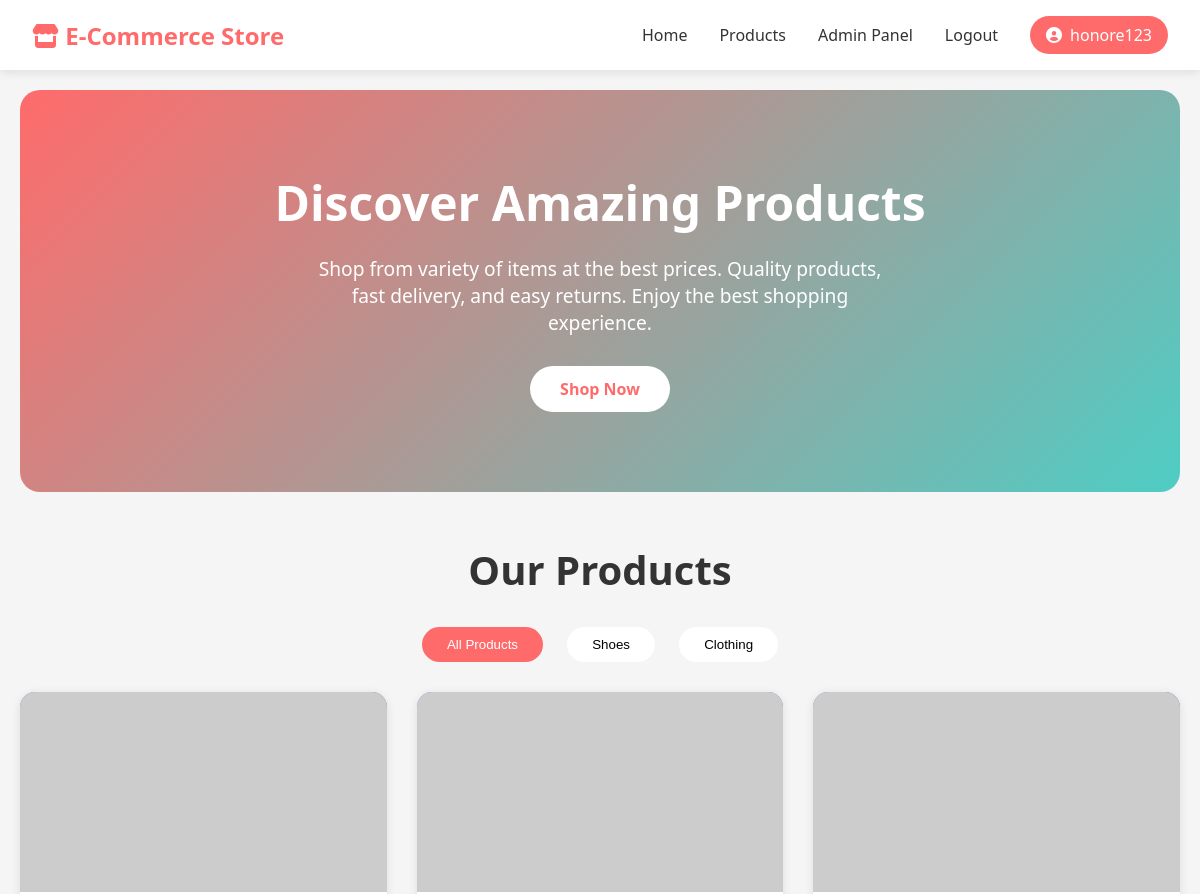
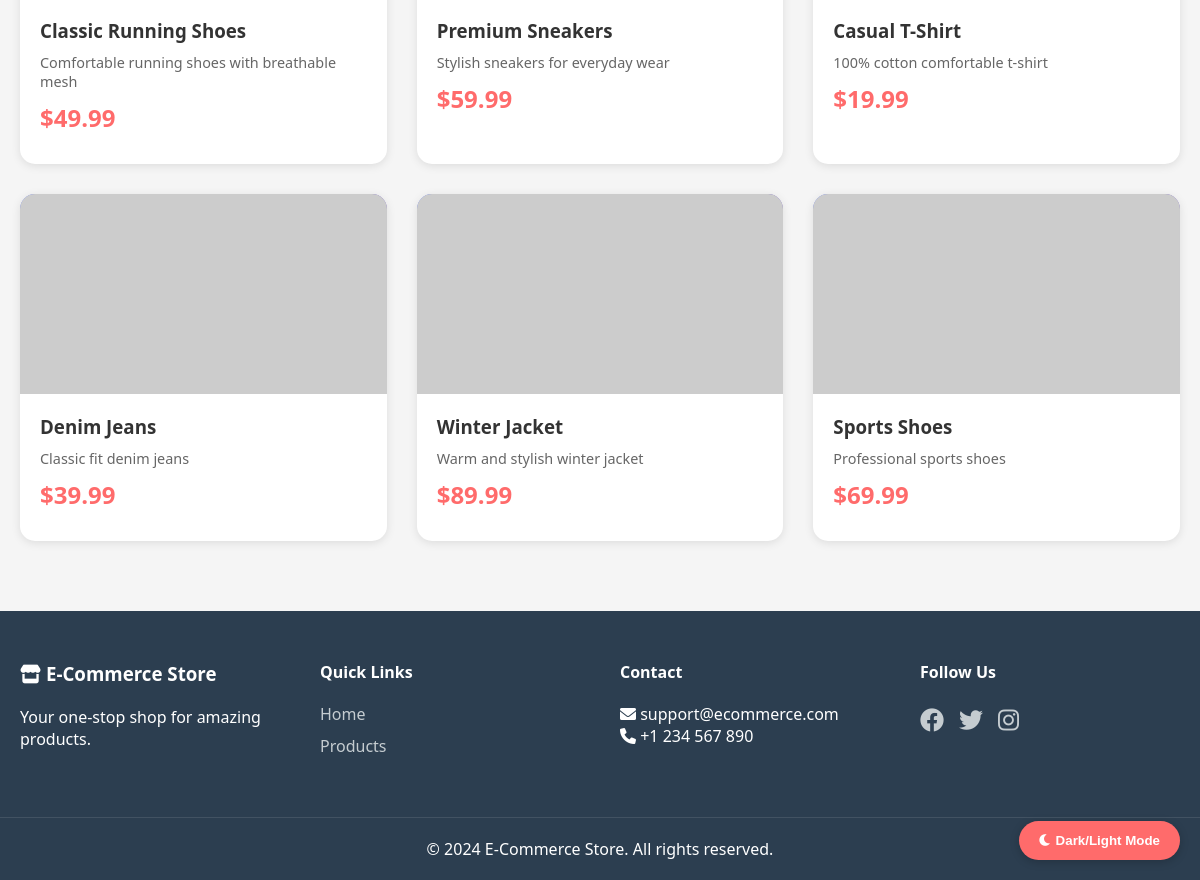
The page / (signed in) on the database its author committed (2 pictures, top to bottom).
### tables this page shows
CREATE TABLE products (
    id INT PRIMARY KEY AUTO_INCREMENT,
    name VARCHAR(100) NOT NULL,
    description TEXT,
    price DECIMAL(10,2) NOT NULL,
    category VARCHAR(50) NOT NULL,
    image VARCHAR(255) DEFAULT 'default-product.jpg',
    created_at TIMESTAMP DEFAULT CURRENT_TIMESTAMP
);

### index.php (the view, shortened to what this page needs)
<?php
require_once 'config/database.php';
$stmt = $pdo->query("SELECT * FROM products ORDER BY created_at DESC");
$products = $stmt->fetchAll();
?>
<!DOCTYPE html>
<html lang="en">
<head>
    <link href="https://cdnjs.cloudflare.com/ajax/libs/font-awesome/6.0.0/css/all.min.css" rel="stylesheet">
</head>
<body>
<nav class="navbar">
    <div class="nav-container">
        <a href="index.php" class="nav-logo"><i class="fas fa-store"></i> E-Commerce Store</a>
        <div class="nav-menu">
            <a href="index.php" class="nav-link">Home</a>
            <a href="#products" class="nav-link">Products</a>
            <?php if (isset($_SESSION['user_id'])): ?>
                <?php if (isset($_SESSION['role']) && $_SESSION['role'] === 'admin'): ?>
                    <a href="admin/dashboard.php" class="nav-link">Admin Panel</a>
                <?php else: ?>
                    <a href="user/dashboard.php" class="nav-link">My Account</a>
                <?php endif; ?>
                <a href="logout.php" class="nav-link">Logout</a>
                <span class="nav-user"><i class="fas fa-user-circle"></i> <?php echo htmlspecialchars($_SESSION['username']); ?></span>
            <?php else: ?>
                <a href="login.php" class="nav-link">Login</a>
                <a href="register.php" class="nav-link">Register</a>
            <?php endif; ?>
        </div>
    </div>
</nav>
<main>
    <div class="container">
        <div class="hero-section">
            <h1>Discover Amazing Products</h1>
            <p>Shop from variety of items at the best prices. Quality products, fast delivery, and easy returns. Enjoy the best shopping experience.</p>
            <?php if (!isset($_SESSION['user_id'])): ?>
                <div class="hero-buttons">
                    <a href="register.php" class="btn btn-primary">Get Started</a>
                    <a href="login.php" class="btn btn-secondary">Login</a>
                </div>
            <?php else: ?>
                <div class="hero-buttons">
                    <a href="#products" class="btn btn-primary">Shop Now</a>
                </div>
            <?php endif; ?>
        </div>
        <div class="products-section" id="products">
            <h2>Our Products</h2>
            <div class="category-tabs">
                <button class="tab-btn active" data-category="all">All Products</button>
                <button class="tab-btn" data-category="shoes">Shoes</button>
                <button class="tab-btn" data-category="clothing">Clothing</button>
            </div>
            <div class="products-grid">
                <?php foreach ($products as $product): ?>
                    <div class="product-card" data-category="<?php echo $product['category']; ?>">
                        <div class="product-image">
                            <img src="assets/uploads/<?php echo $product['image']; ?>" alt="<?php echo $product['name']; ?>" onerror="this.src='https://via.placeholder.com/200'">
                        </div>
                        <div class="product-info">
                            <h3><?php echo htmlspecialchars($product['name']); ?></h3>
                            <p class="product-description"><?php echo htmlspecialchars($product['description']); ?></p>
                            <p class="product-price">$<?php echo number_format($product['price'], 2); ?></p>
                        </div>
                    </div>
                <?php endforeach; ?>
            </div>
        </div>
    </div>
</main>
<footer class="footer">
    <div class="footer-container">
        <div class="footer-section">
            <h3><i class="fas fa-store"></i> E-Commerce Store</h3>
            <p>Your one-stop shop for amazing products.</p>
        </div>
        <div class="footer-section">
            <h4>Quick Links</h4>
            <a href="index.php">Home</a>
            <a href="#products">Products</a>
        </div>
        <div class="footer-section">
            <h4>Contact</h4>
            <p><i class="fas fa-envelope"></i> support@ecommerce.com</p>
            <p><i class="fas fa-phone"></i> +1 234 567 890</p>
        </div>
        <div class="footer-section">
            <h4>Follow Us</h4>
            <div class="social-links">
                <a href="#"><i class="fab fa-facebook"></i></a>
                <a href="#"><i class="fab fa-twitter"></i></a>
                <a href="#"><i class="fab fa-instagram"></i></a>
            </div>
        </div>
    </div>
    <div class="footer-bottom">
        <p>&copy; 2024 E-Commerce Store. All rights reserved.</p>
    </div>
</footer>
<button class="mode-toggle-btn" onclick="toggleDarkMode()"><i class="fas fa-moon"></i> Dark/Light Mode</button>
</body>
</html>

### index.php (style rules this page uses)
* { margin: 0; padding: 0; box-sizing: border-box; }
body { font-family: 'Segoe UI', Tahoma, Geneva, Verdana, sans-serif; background: #f5f5f5; color: #333; }
.navbar { background: #fff; box-shadow: 0 2px 10px rgba(0,0,0,0.1); position: sticky; top: 0; z-index: 1000; }
.nav-container { max-width: 1200px; margin: 0 auto; padding: 1rem 2rem; display: flex; justify-content: space-between; align-items: center; }
.nav-logo { font-size: 1.5rem; font-weight: bold; color: #ff6b6b; text-decoration: none; }
.nav-menu { display: flex; gap: 2rem; align-items: center; }
.nav-link { text-decoration: none; color: #333; transition: 0.3s; }
.nav-user { display: flex; align-items: center; gap: 8px; padding: 8px 16px; background: #ff6b6b; color: #fff; border-radius: 25px; }
.container { max-width: 1200px; margin: 0 auto; padding: 20px; }
.hero-section { background: linear-gradient(135deg, #ff6b6b, #4ecdc4); color: white; padding: 80px 40px; border-radius: 20px; text-align: center; margin-bottom: 50px; }
.hero-section h1 { font-size: 3rem; margin-bottom: 20px; }
.hero-section p { font-size: 1.2rem; max-width: 600px; margin: 0 auto 30px; }
.hero-buttons { display: flex; gap: 20px; justify-content: center; }
.btn { padding: 12px 30px; border-radius: 25px; text-decoration: none; font-weight: bold; transition: 0.3s; display: inline-block; border: none; cursor: pointer; }
.btn-primary { background: white; color: #ff6b6b; }
.products-section h2 { text-align: center; margin-bottom: 30px; font-size: 2.5rem; }
.category-tabs { text-align: center; margin-bottom: 30px; }
.tab-btn { padding: 10px 25px; margin: 0 10px; border: none; background: #fff; cursor: pointer; border-radius: 25px; transition: 0.3s; }
.tab-btn.active, .tab-btn:hover { background: #ff6b6b; color: white; }
.products-grid { display: grid; grid-template-columns: repeat(auto-fill, minmax(280px, 1fr)); gap: 30px; }
.product-card { background: #fff; border-radius: 15px; overflow: hidden; box-shadow: 0 2px 10px rgba(0,0,0,0.1); transition: 0.3s; }
.product-image { width: 100%; height: 200px; background: linear-gradient(135deg, #667eea, #764ba2); display: flex; align-items: center; justify-content: center; font-size: 4rem; }
.product-image img { width: 100%; height: 100%; object-fit: cover; }
.product-info { padding: 20px; }
.product-info h3 { margin-bottom: 10px; }
.product-description { color: #666; font-size: 0.9rem; margin-bottom: 10px; }
.product-price { font-size: 1.5rem; color: #ff6b6b; font-weight: bold; margin: 10px 0; }
.footer { background: #2c3e50; color: white; margin-top: 50px; }
.footer-container { max-width: 1200px; margin: 0 auto; padding: 50px 20px; display: grid; grid-template-columns: repeat(auto-fit, minmax(250px, 1fr)); gap: 40px; }
.footer-section h3, .footer-section h4 { margin-bottom: 20px; }
.footer-section a { display: block; color: #ecf0f1; text-decoration: none; margin-bottom: 10px; opacity: 0.8; }
.social-links { display: flex; gap: 15px; }
.social-links a { font-size: 1.5rem; }
.footer-bottom { text-align: center; padding: 20px; border-top: 1px solid rgba(255,255,255,0.1); }
.mode-toggle-btn { position: fixed; bottom: 20px; right: 20px; background: #ff6b6b; color: white; border: none; padding: 12px 20px; border-radius: 30px; cursor: pointer; z-index: 999; font-weight: bold; box-shadow: 0 2px 10px rgba(0,0,0,0.2); }

### rows shown on the page
products: name "Classic Running Shoes", description "Comfortable running shoes with breathable mesh", price "49.99"
products: name "Premium Sneakers", description "Stylish sneakers for everyday wear", price "59.99"
products: name "Casual T-Shirt", description "100% cotton comfortable t-shirt", price "19.99"
products: name "Denim Jeans", description "Classic fit denim jeans", price "39.99"
products: name "Winter Jacket", description "Warm and stylish winter jacket", price "89.99"
products: name "Sports Shoes", description "Professional sports shoes", price "69.99"

### other values the page prints
$_SESSION['username'] "honore123"
